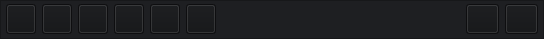
           <widget class="QFrame" name="frame_nave_bar">
            <property name="geometry">
             <rect>
              <x>-1</x>
              <y>0</y>
              <width>544</width>
              <height>39</height>
             </rect>
            </property>
            <property name="minimumSize">
             <size>
              <width>290</width>
              <height>33</height>
             </size>
            </property>
            <property name="maximumSize">
             <size>
              <width>1234578</width>
              <height>16777215</height>
             </size>
            </property>
            <property name="styleSheet">
             <string notr="true">QFrame{background-color: rgb(30, 31, 34);}
QPushButton{
background-color: rgb(19, 20, 22);
color: rgb(233, 234, 236);}

QPushButton:hover{background-color: rgb(39, 40, 45);}

QPushButton:pressed{background-color: rgb(35, 36, 41);}</string>
            </property>
            <property name="frameShape">
             <enum>QFrame::StyledPanel</enum>
            </property>
            <property name="frameShadow">
             <enum>QFrame::Raised</enum>
            </property>
            <layout class="QHBoxLayout" name="horizontalLayout_2">
             <property name="spacing">
              <number>6</number>
             </property>
             <property name="leftMargin">
              <number>5</number>
             </property>
             <property name="topMargin">
              <number>0</number>
             </property>
             <property name="rightMargin">
              <number>5</number>
             </property>
             <property name="bottomMargin">
              <number>0</number>
             </property>
             <item>
              <widget class="QPushButton" name="btn_add">
               <property name="minimumSize">
                <size>
                 <width>30</width>
                 <height>30</height>
                </size>
               </property>
               <property name="maximumSize">
                <size>
                 <width>30</width>
                 <height>30</height>
                </size>
               </property>
               <property name="font">
                <font>
                 <pointsize>10</pointsize>
                </font>
               </property>
               <property name="text">
                <string/>
               </property>
               <property name="icon">
                <iconset>
                 <normaloff>../../../images/svg_icons/icon_add.svg</normaloff>../../../images/svg_icons/icon_add.svg</iconset>
               </property>
               <property name="iconSize">
                <size>
                 <width>33</width>
                 <height>33</height>
                </size>
               </property>
              </widget>
             </item>
             <item>
              <widget class="QPushButton" name="btn_camera_4">
               <property name="minimumSize">
                <size>
                 <width>30</width>
                 <height>30</height>
                </size>
               </property>
               <property name="maximumSize">
                <size>
                 <width>30</width>
                 <height>30</height>
                </size>
               </property>
               <property name="font">
                <font>
                 <pointsize>10</pointsize>
                </font>
               </property>
               <property name="text">
                <string/>
               </property>
               <property name="icon">
                <iconset>
                 <normaloff>../../../images/svg_icons/icon_camera.svg</normaloff>../../../images/svg_icons/icon_camera.svg</iconset>
               </property>
               <property name="iconSize">
                <size>
                 <width>23</width>
                 <height>23</height>
                </size>
               </property>
              </widget>
             </item>
             <item>
              <widget class="QPushButton" name="btn_rotate">
               <property name="minimumSize">
                <size>
                 <width>30</width>
                 <height>30</height>
                </size>
               </property>
               <property name="maximumSize">
                <size>
                 <width>30</width>
                 <height>30</height>
                </size>
               </property>
               <property name="font">
                <font>
                 <pointsize>10</pointsize>
                </font>
               </property>
               <property name="text">
                <string/>
               </property>
               <property name="icon">
                <iconset>
                 <normaloff>../../../images/svg_icons/icon_rotate.svg</normaloff>../../../images/svg_icons/icon_rotate.svg</iconset>
               </property>
               <property name="iconSize">
                <size>
                 <width>21</width>
                 <height>21</height>
                </size>
               </property>
              </widget>
             </item>
             <item>
              <widget class="QPushButton" name="btn_scan_3">
               <property name="minimumSize">
                <size>
                 <width>30</width>
                 <height>30</height>
                </size>
               </property>
               <property name="maximumSize">
                <size>
                 <width>30</width>
                 <height>30</height>
                </size>
               </property>
               <property name="font">
                <font>
                 <pointsize>10</pointsize>
                </font>
               </property>
               <property name="text">
                <string/>
               </property>
               <property name="icon">
                <iconset>
                 <normaloff>../../../images/svg_icons/icon_gallery.svg</normaloff>../../../images/svg_icons/icon_gallery.svg</iconset>
               </property>
               <property name="iconSize">
                <size>
                 <width>23</width>
                 <height>23</height>
                </size>
               </property>
              </widget>
             </item>
             <item>
              <widget class="QPushButton" name="btn_camera_2">
               <property name="minimumSize">
                <size>
                 <width>30</width>
                 <height>30</height>
                </size>
               </property>
               <property name="maximumSize">
                <size>
                 <width>30</width>
                 <height>30</height>
                </size>
               </property>
               <property name="font">
                <font>
                 <pointsize>10</pointsize>
                </font>
               </property>
               <property name="text">
                <string/>
               </property>
               <property name="icon">
                <iconset>
                 <normaloff>../../../images/svg_icons/icon_gallery_remove.svg</normaloff>../../../images/svg_icons/icon_gallery_remove.svg</iconset>
               </property>
               <property name="iconSize">
                <size>
                 <width>23</width>
                 <height>23</height>
                </size>
               </property>
              </widget>
             </item>
             <item>
              <widget class="QPushButton" name="btn_scan">
               <property name="minimumSize">
                <size>
                 <width>30</width>
                 <height>30</height>
                </size>
               </property>
               <property name="maximumSize">
                <size>
                 <width>30</width>
                 <height>30</height>
                </size>
               </property>
               <property name="font">
                <font>
                 <pointsize>10</pointsize>
                </font>
               </property>
               <property name="text">
                <string/>
               </property>
               <property name="icon">
                <iconset>
                 <normaloff>../../../images/svg_icons/icon_qr_code.svg</normaloff>../../../images/svg_icons/icon_qr_code.svg</iconset>
               </property>
               <property name="iconSize">
                <size>
                 <width>21</width>
                 <height>21</height>
                </size>
               </property>
              </widget>
             </item>
             <item>
              <spacer name="horizontalSpacer">
               <property name="orientation">
                <enum>Qt::Horizontal</enum>
               </property>
               <property name="sizeHint" stdset="0">
                <size>
                 <width>40</width>
                 <height>20</height>
                </size>
               </property>
              </spacer>
             </item>
             <item>
              <widget class="QPushButton" name="btn_nav_camera_4">
               <property name="minimumSize">
                <size>
                 <width>33</width>
                 <height>30</height>
                </size>
               </property>
               <property name="maximumSize">
                <size>
                 <width>30</width>
                 <height>30</height>
                </size>
               </property>
               <property name="layoutDirection">
                <enum>Qt::LeftToRight</enum>
               </property>
               <property name="styleSheet">
                <string notr="true"/>
               </property>
               <property name="icon">
                <iconset>
                 <normaloff>../../../images/svg_icons/icon_check_ok.svg</normaloff>../../../images/svg_icons/icon_check_ok.svg</iconset>
               </property>
               <property name="iconSize">
                <size>
                 <width>20</width>
                 <height>20</height>
                </size>
               </property>
              </widget>
             </item>
             <item>
              <widget class="QPushButton" name="btn_nav_camera_3">
               <property name="minimumSize">
                <size>
                 <width>33</width>
                 <height>30</height>
                </size>
               </property>
               <property name="maximumSize">
                <size>
                 <width>30</width>
                 <height>30</height>
                </size>
               </property>
               <property name="layoutDirection">
                <enum>Qt::LeftToRight</enum>
               </property>
               <property name="styleSheet">
                <string notr="true"/>
               </property>
               <property name="text">
                <string/>
               </property>
               <property name="icon">
                <iconset>
                 <normaloff>../../../images/svg_icons/icon_delete.svg</normaloff>../../../images/svg_icons/icon_delete.svg</iconset>
               </property>
               <property name="iconSize">
                <size>
                 <width>23</width>
                 <height>23</height>
                </size>
               </property>
              </widget>
             </item>
            </layout>
           </widget>
